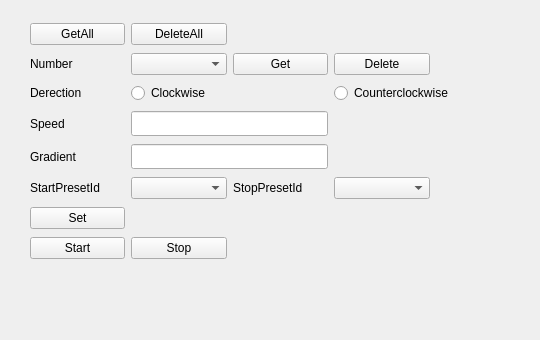
            <widget class="QWidget" name="tab">
             <attribute name="title">
              <string>Area scan</string>
             </attribute>
             <widget class="QWidget" name="widget_4" native="true">
              <property name="geometry">
               <rect>
                <x>20</x>
                <y>10</y>
                <width>511</width>
                <height>321</height>
               </rect>
              </property>
              <widget class="QWidget" name="layoutWidget">
               <property name="geometry">
                <rect>
                 <x>10</x>
                 <y>11</y>
                 <width>501</width>
                 <height>247</height>
                </rect>
               </property>
               <layout class="QGridLayout" name="gridLayout_3">
                <item row="3" column="1" colspan="2">
                 <widget class="QLineEdit" name="areaScanSpeedEdit">
                  <property name="minimumSize">
                   <size>
                    <width>0</width>
                    <height>25</height>
                   </size>
                  </property>
                 </widget>
                </item>
                <item row="0" column="1">
                 <widget class="QPushButton" name="DeleteAllAreaScanBtn">
                  <property name="minimumSize">
                   <size>
                    <width>25</width>
                    <height>0</height>
                   </size>
                  </property>
                  <property name="text">
                   <string>DeleteAll</string>
                  </property>
                 </widget>
                </item>
                <item row="5" column="3">
                 <widget class="QComboBox" name="stopPresetCombo"/>
                </item>
                <item row="5" column="2">
                 <widget class="QLabel" name="label_17">
                  <property name="text">
                   <string>StopPresetId</string>
                  </property>
                 </widget>
                </item>
                <item row="4" column="1" colspan="2">
                 <widget class="QLineEdit" name="areaScanGradientEdit">
                  <property name="minimumSize">
                   <size>
                    <width>0</width>
                    <height>25</height>
                   </size>
                  </property>
                 </widget>
                </item>
                <item row="2" column="1">
                 <widget class="QRadioButton" name="clockwiseBtn">
                  <property name="text">
                   <string>Clockwise</string>
                  </property>
                 </widget>
                </item>
                <item row="6" column="0">
                 <widget class="QPushButton" name="SetAreaScanInfoBtn">
                  <property name="text">
                   <string>Set</string>
                  </property>
                 </widget>
                </item>
                <item row="3" column="0">
                 <widget class="QLabel" name="label_8">
                  <property name="text">
                   <string>Speed</string>
                  </property>
                 </widget>
                </item>
                <item row="5" column="1">
                 <widget class="QComboBox" name="startPresetCombo"/>
                </item>
                <item row="2" column="0">
                 <widget class="QLabel" name="label_15">
                  <property name="text">
                   <string>Derection</string>
                  </property>
                 </widget>
                </item>
                <item row="1" column="2">
                 <widget class="QPushButton" name="GetOneAreaScanBtn">
                  <property name="text">
                   <string>Get</string>
                  </property>
                 </widget>
                </item>
                <item row="1" column="0">
                 <widget class="QLabel" name="label_7">
                  <property name="text">
                   <string>Number</string>
                  </property>
                 </widget>
                </item>
                <item row="4" column="0">
                 <widget class="QLabel" name="label_9">
                  <property name="text">
                   <string>Gradient</string>
                  </property>
                 </widget>
                </item>
                <item row="7" column="1">
                 <widget class="QPushButton" name="areaScanStopBtn">
                  <property name="text">
                   <string>Stop</string>
                  </property>
                 </widget>
                </item>
                <item row="1" column="3">
                 <widget class="QPushButton" name="DeleteOneAreaScanBtn">
                  <property name="text">
                   <string>Delete</string>
                  </property>
                 </widget>
                </item>
                <item row="0" column="0">
                 <widget class="QPushButton" name="GetAllAreaScanBtn">
                  <property name="minimumSize">
                   <size>
                    <width>25</width>
                    <height>0</height>
                   </size>
                  </property>
                  <property name="text">
                   <string>GetAll</string>
                  </property>
                 </widget>
                </item>
                <item row="7" column="0">
                 <widget class="QPushButton" name="areaScanStartBtn">
                  <property name="text">
                   <string>Start</string>
                  </property>
                 </widget>
                </item>
                <item row="5" column="0">
                 <widget class="QLabel" name="label_16">
                  <property name="text">
                   <string>StartPresetId</string>
                  </property>
                 </widget>
                </item>
                <item row="1" column="1">
                 <widget class="QComboBox" name="areaScanCombo"/>
                </item>
                <item row="2" column="3" colspan="2">
                 <widget class="QRadioButton" name="counterClockWiseBtn">
                  <property name="text">
                   <string>Counterclockwise</string>
                  </property>
                 </widget>
                </item>
               </layout>
              </widget>
             </widget>
            </widget>
